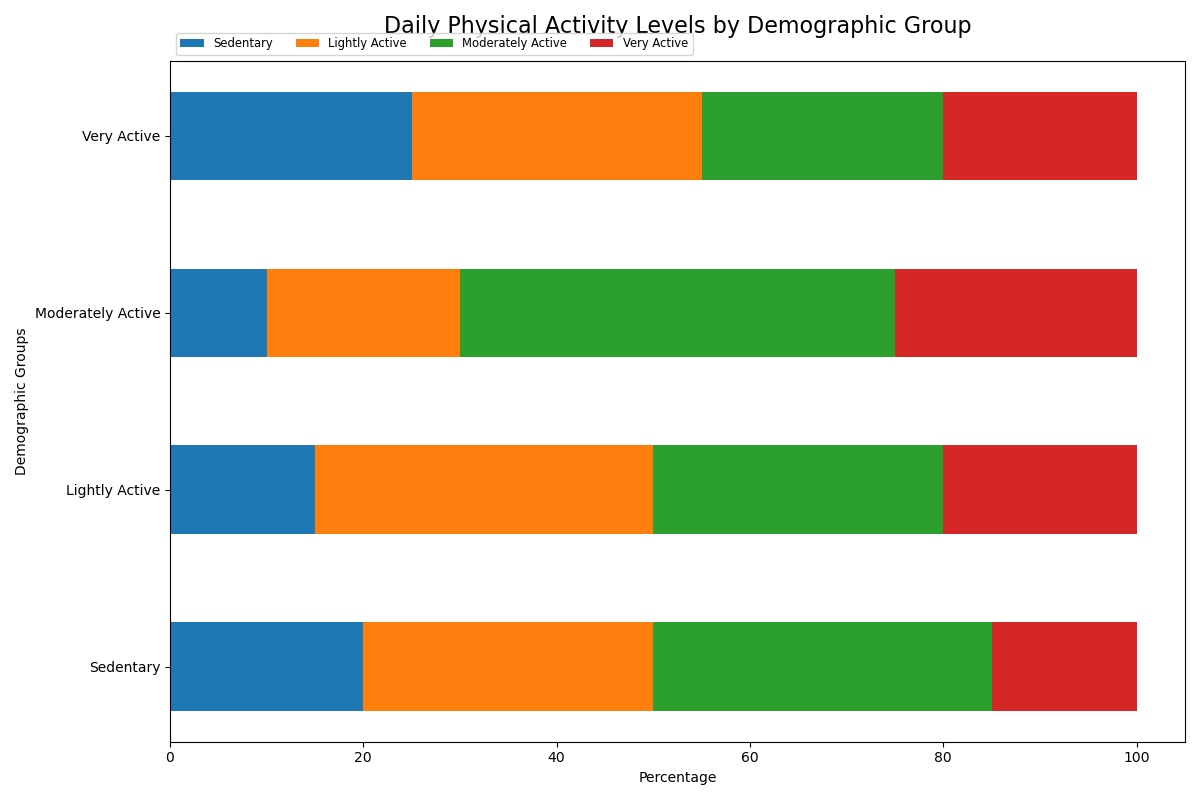

Reproduce this figure in Python.
import matplotlib.pyplot as plt
import numpy as np

# Data
categories = ['Sedentary', 'Lightly Active', 'Moderately Active', 'Very Active']
men = [20, 30, 35, 15]
women = [15, 35, 30, 20]
children = [10, 20, 45, 25]
seniors = [25, 30, 25, 20]

# Stacking the data
data = np.array([men, women, children, seniors])
data_cum = data.cumsum(axis=1)

# Creating the figure and axis
fig, ax = plt.subplots(figsize=(12, 8))

# Colors
colors = ['#1f77b4', '#ff7f0e', '#2ca02c', '#d62728']

# Plotting
category_colors = colors[:len(categories)]
bar_width = 0.5

for i, (colname, color) in enumerate(zip(categories, category_colors)):
    widths = data[:, i]
    starts = data_cum[:, i] - widths
    ax.barh(categories, widths, left=starts, height=bar_width, label=colname, color=color)

# Adding labels and title
ax.set_title('Daily Physical Activity Levels by Demographic Group', fontsize=16, pad=20)
ax.set_xlabel('Percentage')
ax.set_ylabel('Demographic Groups')
ax.legend(ncol=len(categories), bbox_to_anchor=(0, 1), loc='lower left', fontsize='small')

# Adjusting layout
plt.tight_layout()
plt.show()
